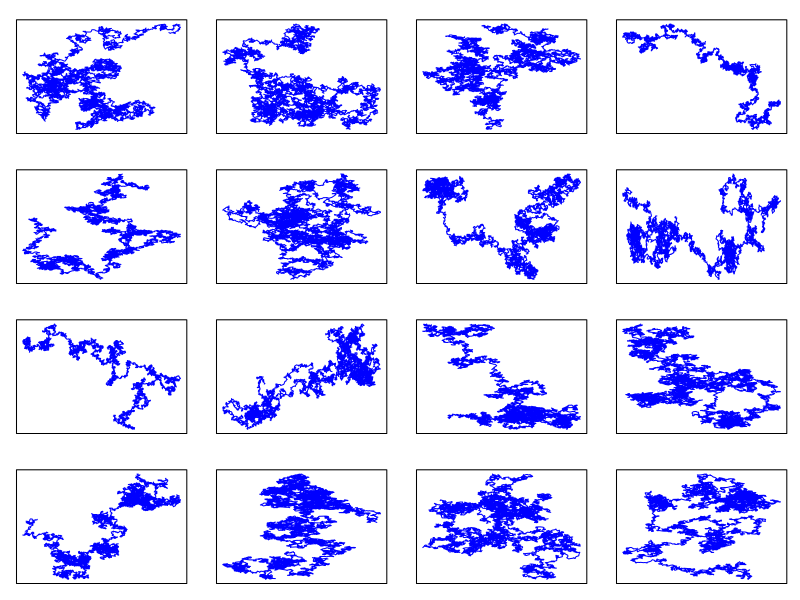
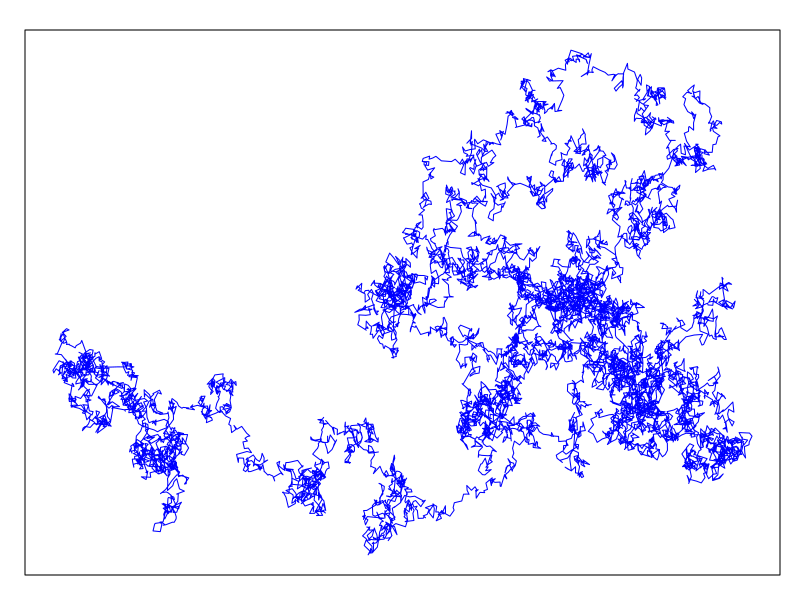
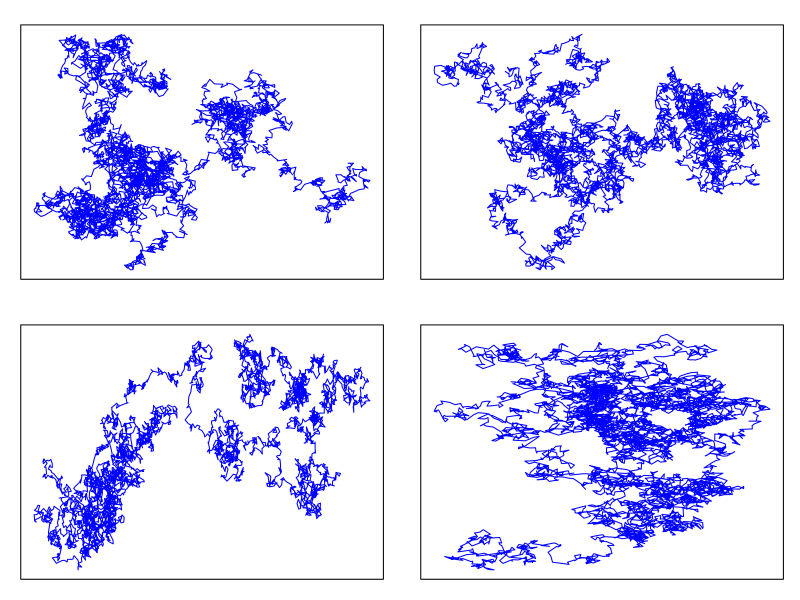

Reproduce these figures in R, in order.
brownian <- function(n=6000,plot=T,fun=rnorm) {
	x<-cumsum(fun(n))
	y<-cumsum(fun(n))
	plot(x,y,type="l",xlab="",ylab="",xaxt="n",col="blue",yaxt="n")
	}
 
 # for book use seed=13
setEPS()
postscript(file="../Graphics/c1brownian.eps",width=4, height=4)
set.seed(14)
par(mfrow=c(2,2), mar=c(1.25,1.25,1.5,1),tck=-.03,mgp=c(3,.5,0),cex.axis=0.7)
for (i in 1:4) brownian(fun=rnorm)

dev.off()

k <- 110
par(mfrow=c(4,4), mar=c(1.25,1.25,1.5,1))
for (i in k:(k+15)) {
	set.seed(i)
	brownian(n=11000)
}

par(mfrow=c(1,1))
set.seed(1135)
brownian(n=11000)